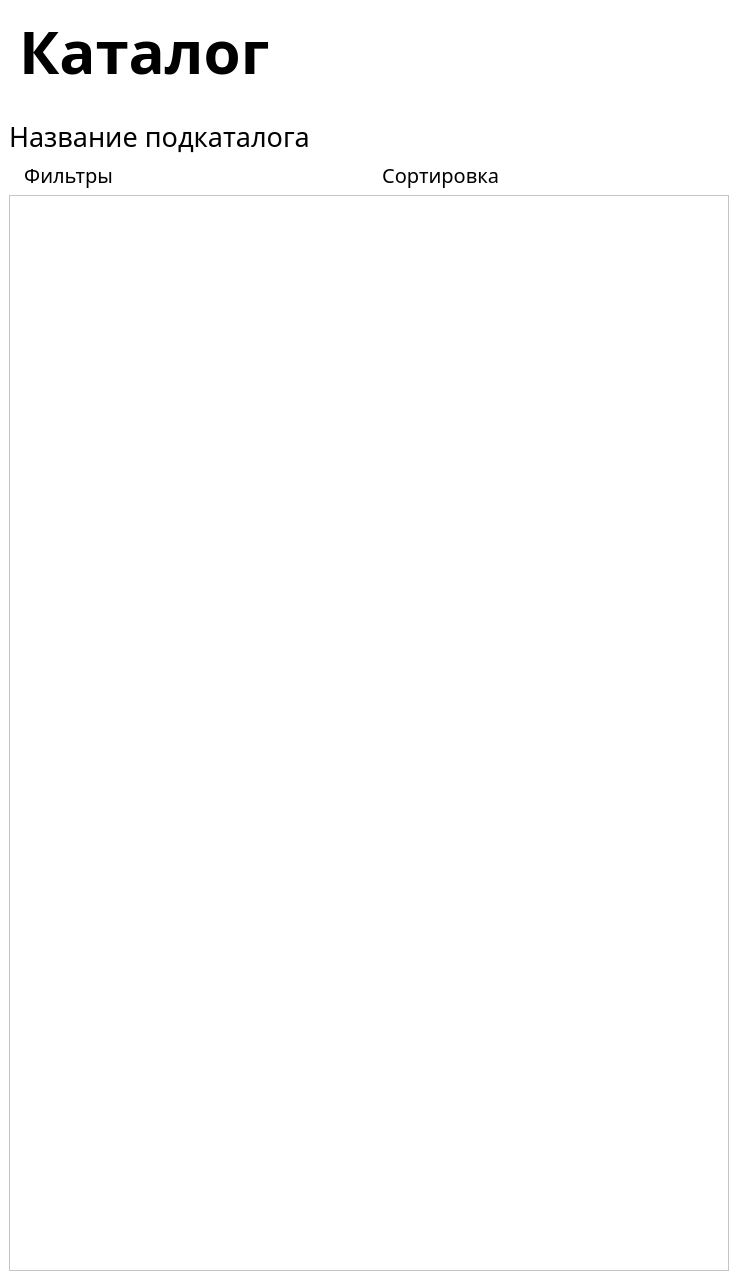
<?xml version="1.0" encoding="UTF-8"?>
<ui version="4.0">
 <class>CatalogWindow</class>
 <widget class="QMainWindow" name="CatalogWindow">
  <property name="geometry">
   <rect>
    <x>0</x>
    <y>0</y>
    <width>732</width>
    <height>1280</height>
   </rect>
  </property>
  <property name="windowTitle">
   <string>MainWindow</string>
  </property>
  <property name="styleSheet">
   <string notr="true">background-color: rgb(255, 255, 255);</string>
  </property>
  <widget class="QWidget" name="centralwidget">
   <property name="styleSheet">
    <string notr="true"/>
   </property>
   <layout class="QVBoxLayout" name="verticalLayout">
    <item>
     <layout class="QHBoxLayout" name="horizontalLayout_5">
      <property name="spacing">
       <number>30</number>
      </property>
      <property name="leftMargin">
       <number>10</number>
      </property>
      <item>
       <widget class="QLabel" name="label">
        <property name="minimumSize">
         <size>
          <width>350</width>
          <height>0</height>
         </size>
        </property>
        <property name="font">
         <font>
          <family>Noto Sans</family>
          <pointsize>45</pointsize>
          <weight>75</weight>
          <italic>false</italic>
          <bold>true</bold>
         </font>
        </property>
        <property name="styleSheet">
         <string notr="true">font: 45 pt &quot;Noto Sans&quot; ;
font-weight: bold;
color: black;</string>
        </property>
        <property name="text">
         <string>Каталог</string>
        </property>
       </widget>
      </item>
      <item>
       <widget class="QPushButton" name="fit_pushButton">
        <property name="maximumSize">
         <size>
          <width>81</width>
          <height>81</height>
         </size>
        </property>
        <property name="styleSheet">
         <string notr="true">border: none;</string>
        </property>
        <property name="text">
         <string/>
        </property>
        <property name="icon">
         <iconset>
          <normaloff>../img/UI-images/fit.png</normaloff>../img/UI-images/fit.png</iconset>
        </property>
        <property name="iconSize">
         <size>
          <width>70</width>
          <height>70</height>
         </size>
        </property>
       </widget>
      </item>
      <item>
       <widget class="QPushButton" name="card_pushButton">
        <property name="maximumSize">
         <size>
          <width>81</width>
          <height>81</height>
         </size>
        </property>
        <property name="styleSheet">
         <string notr="true">border: none;
</string>
        </property>
        <property name="text">
         <string/>
        </property>
        <property name="icon">
         <iconset>
          <normaloff>../img/UI-images/card.png</normaloff>../img/UI-images/card.png</iconset>
        </property>
        <property name="iconSize">
         <size>
          <width>85</width>
          <height>85</height>
         </size>
        </property>
       </widget>
      </item>
     </layout>
    </item>
    <item>
     <spacer name="verticalSpacer">
      <property name="orientation">
       <enum>Qt::Vertical</enum>
      </property>
      <property name="sizeType">
       <enum>QSizePolicy::Maximum</enum>
      </property>
      <property name="sizeHint" stdset="0">
       <size>
        <width>20</width>
        <height>20</height>
       </size>
      </property>
     </spacer>
    </item>
    <item>
     <widget class="QLabel" name="label_2">
      <property name="font">
       <font>
        <family>Noto Sans</family>
        <pointsize>20</pointsize>
        <weight>3</weight>
        <italic>false</italic>
        <bold>false</bold>
       </font>
      </property>
      <property name="styleSheet">
       <string notr="true">font: 25 pt &quot;Noto Sans&quot; ;
color: black;</string>
      </property>
      <property name="text">
       <string>Название подкаталога</string>
      </property>
      <property name="margin">
       <number>10</number>
      </property>
     </widget>
    </item>
    <item>
     <layout class="QHBoxLayout" name="horizontalLayout">
      <property name="leftMargin">
       <number>10</number>
      </property>
      <item>
       <widget class="QPushButton" name="filter_pushButton">
        <property name="font">
         <font>
          <family>Noto Sans</family>
          <pointsize>15</pointsize>
          <weight>2</weight>
          <italic>false</italic>
          <bold>false</bold>
         </font>
        </property>
        <property name="layoutDirection">
         <enum>Qt::LeftToRight</enum>
        </property>
        <property name="styleSheet">
         <string notr="true">border: none;
font: 15 pt &quot;Noto Sans&quot; ;
color: black;
text-align: left;</string>
        </property>
        <property name="text">
         <string> Фильтры</string>
        </property>
        <property name="icon">
         <iconset>
          <normaloff>../img/UI-images/filter.png</normaloff>../img/UI-images/filter.png</iconset>
        </property>
        <property name="iconSize">
         <size>
          <width>22</width>
          <height>22</height>
         </size>
        </property>
       </widget>
      </item>
      <item>
       <widget class="QPushButton" name="sort_pushButton">
        <property name="font">
         <font>
          <family>Noto Sans</family>
          <pointsize>15</pointsize>
          <weight>2</weight>
          <italic>false</italic>
          <bold>false</bold>
         </font>
        </property>
        <property name="styleSheet">
         <string notr="true">border: none;
font: 15 pt &quot;Noto Sans&quot; ;
color: black;
text-align: left;</string>
        </property>
        <property name="text">
         <string> Сортировка</string>
        </property>
        <property name="icon">
         <iconset>
          <normaloff>../img/UI-images/sort.png</normaloff>../img/UI-images/sort.png</iconset>
        </property>
        <property name="iconSize">
         <size>
          <width>28</width>
          <height>28</height>
         </size>
        </property>
       </widget>
      </item>
     </layout>
    </item>
    <item>
     <widget class="QScrollArea" name="scrollArea">
      <property name="minimumSize">
       <size>
        <width>720</width>
        <height>0</height>
       </size>
      </property>
      <property name="widgetResizable">
       <bool>true</bool>
      </property>
      <widget class="QWidget" name="scrollAreaWidgetContents_2">
       <property name="geometry">
        <rect>
         <x>0</x>
         <y>0</y>
         <width>716</width>
         <height>1048</height>
        </rect>
       </property>
       <layout class="QVBoxLayout" name="verticalLayout_2">
        <item>
         <layout class="QGridLayout" name="gridLayout_3"/>
        </item>
       </layout>
      </widget>
     </widget>
    </item>
   </layout>
  </widget>
 </widget>
 <resources/>
 <connections/>
</ui>
